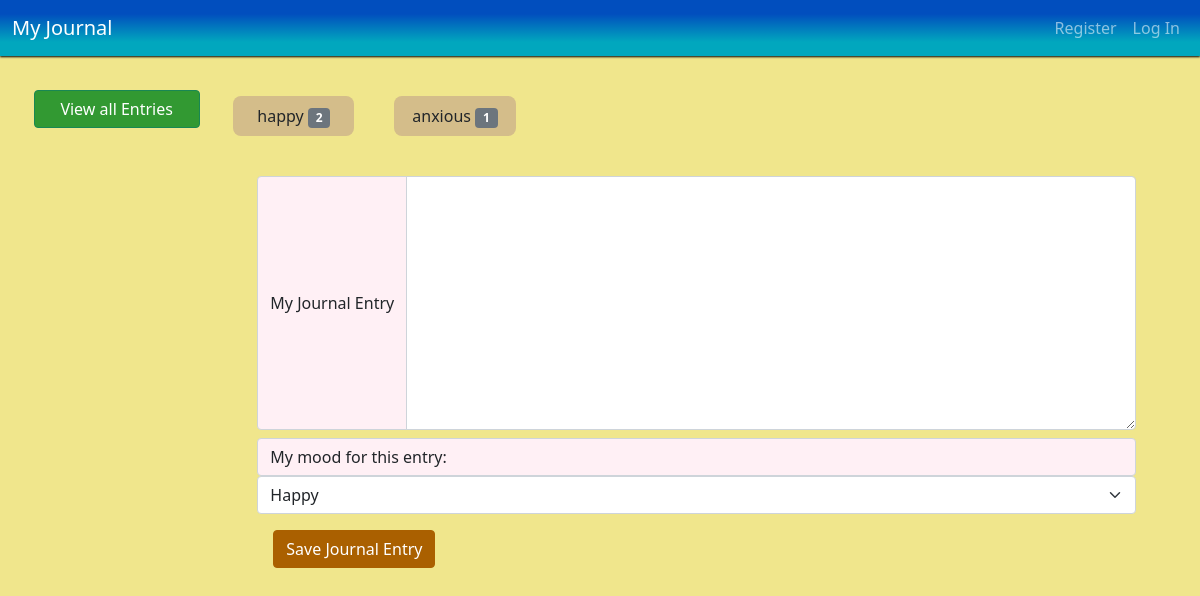
Before: / with the older database file.
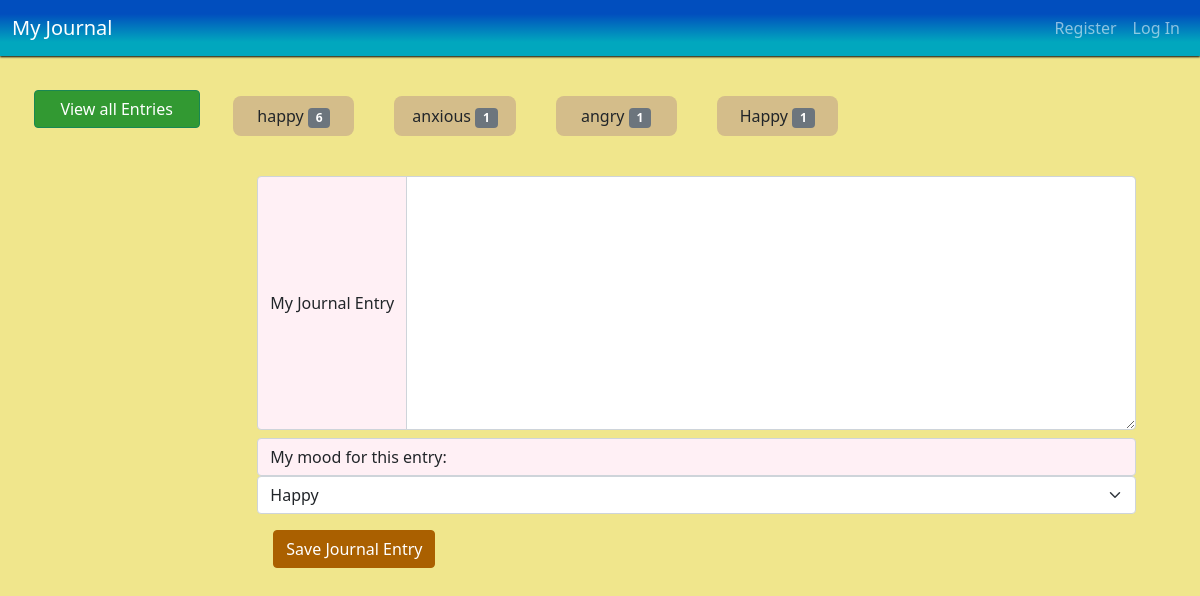
After: the same page with the newer database file.
### tables this page shows
CREATE TABLE 'entries' ('id' INTEGER PRIMARY KEY AUTOINCREMENT NOT NULL, 'username' TEXT NOT NULL, 'entry' TEXT, 'mood' TEXT, 'date' DATE, 'fDate' TEXT);

### app.py (the view)
@app.route('/')
def index():
    with alcSession(engine) as conn:
        statement = text("SELECT mood FROM entries WHERE username = '1'")  # for easy testing, using username '1'
        rows = conn.execute(statement)
        rows = rows.all()
        total_moods = {}
        for row in rows:
            total_moods.setdefault(row[0], 0)
            total_moods[row[0]] += 1
    return render_template('index.html', moods=total_moods)

### app.py (called while the page is built)
@app.after_request
def after_request(response):
    response.headers["Cache-Control"] = "no-cache, no-store, must-revalidate"
    response.headers["Expires"] = 0
    response.headers["Pragma"] = "no-cache"
    return response

### templates/index.html (shortened to what this page needs)
{% extends "layout.html" %}
{% block main %}
<main class='container-fluid journal-container'>
  <div class='row'>
    <div class='col-md-2'>
      <nav class="flex-column nav nav-menu">
        <button id='all-entries-btn' class='menu-btn btn btn-success'>View all Entries</button>
      </nav>
    </div>
    <div class='col-md-10'>
      <div class='row' id='mood-row'>
        {% for mood, num in moods.items() %}
        <div class='col-md-2'>
          <p class='mood-btn'>{{ mood }}
            <span class="badge bg-secondary">{{ num }}</span>
          </p>
        </div>
        {% endfor %}
      </div>
      <div class='container'>
        <div class='row'>
          <div class='col-md-12'>
            <form action="/journal" method="post" id='journal-form'>
              <div class="input-group">
                <span class="input-group-text" id='journal-desc' >My Journal Entry</span>
                <textarea name='journal-entry' class="form-control" aria-label="my journal entry" rows=10></textarea>
              </div>
              <span class="input-group-text" id='mood-desc'>My mood for this entry:</span>
              <select name='mood-select' class="form-select" aria-label="Default select example">
                <option defaultValue>Happy</option>
              </select>
              <div class='btn-container'>
                <button class='btn-primary btn' id='save-btn'>
                  Save Journal Entry
                </button>
              </div>
            </form>
          </div>
        </div>
      </div>
    </div>
  </div>
</main>
{% endblock %}

Changed rows visible on the page:
computed for entries "happy": num "2" → "6"
added entries: mood "angry", username "1"
added entries: mood "Happy", username "1"
